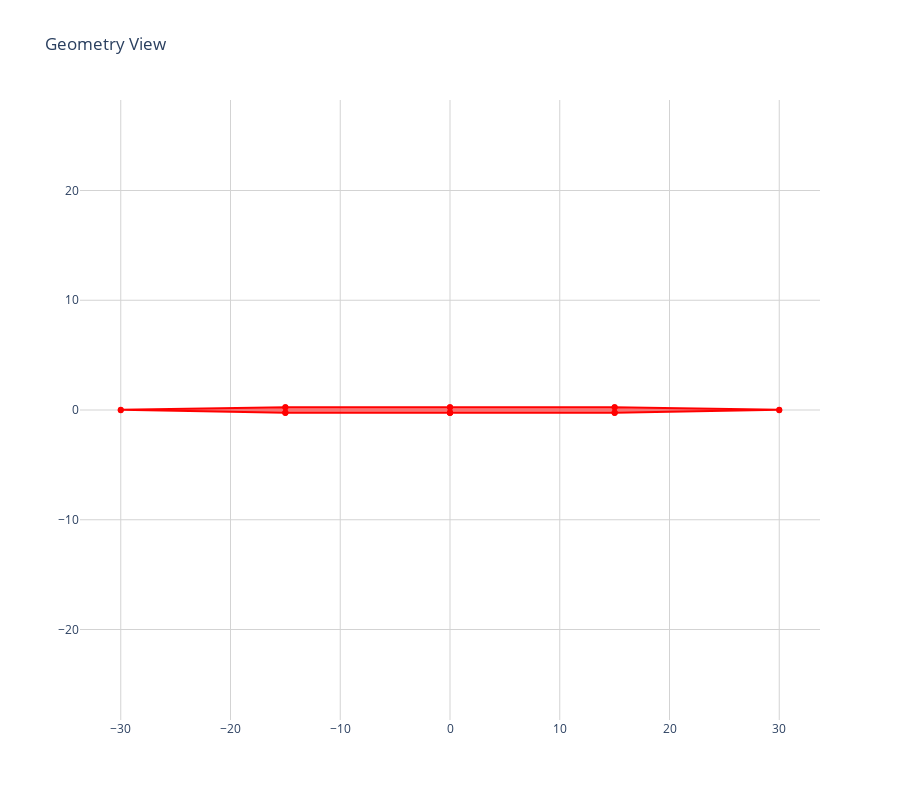

The notebook cell saved with this chart:
### Markdown cell above
### First we check the geometry

### Code cell
taper_length = 15
top_length = 30
top_width = 0.500
top_tip_width = 0.05

seq = [
    ["S", top_length/2],
    ["T", taper_length, top_tip_width]
]

sequencer = BaseWaveguideSequencer(seq)
sequencer.reset()
sequencer.options["defaultWidth"] = top_width
sequencer.options["wgLayer"] = 3

top = sm.GeomGroup()
top += sequencer.run()
top += top.copy().mirrorX(0)

GeomView(top)

### Figure 1 — Plotly figure (JSON) as saved in the notebook; plotly's stock layout.template omitted (floating-point values rounded to 4 significant figures)
{"data": [{"fill": "toself", "line": {"color": "red"}, "type": "scatter", "x": [0, 15, 15, 0, 0], "y": [-0.25, -0.25, 0.25, 0.25, -0.25]}, {"fill": "toself", "line": {"color": "red"}, "type": "scatter", "x": [15, 30, 30, 15, 15], "y": [-0.25, -0.025, 0.025, 0.25, -0.25]}, {"fill": "toself", "line": {"color": "red"}, "type": "scatter", "x": [0, -15, -15, 0, 0], "y": [-0.25, -0.25, 0.25, 0.25, -0.25]}, {"fill": "toself", "line": {"color": "red"}, "type": "scatter", "x": [-15, -30, -30, -15, -15], "y": [-0.25, -0.025, 0.025, 0.25, -0.25]}], "layout": {"height": 800, "paper_bgcolor": "white", "plot_bgcolor": "white", "showlegend": false, "title": {"text": "Geometry View"}, "xaxis": {"gridcolor": "LightGray", "scaleanchor": "y", "scaleratio": 1, "showgrid": true, "zeroline": false}, "yaxis": {"gridcolor": "LightGray", "showgrid": true, "zeroline": false}}}
